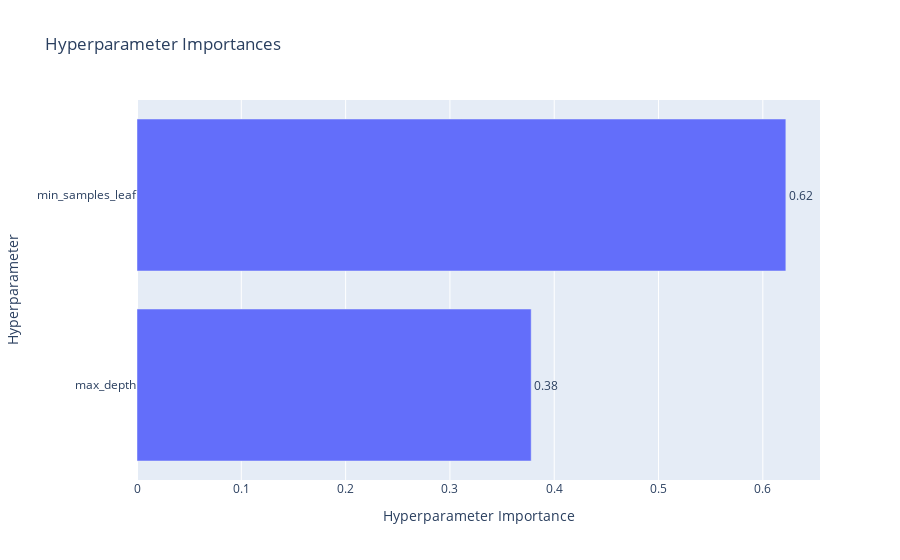

The cell this chart's notebook holds for it:
### Code cell
optuna.visualization.plot_param_importances(study)

### Figure 1 — Plotly figure (JSON) as saved in the notebook; plotly's stock layout.template omitted (floating-point values rounded to 4 significant figures)
{"data": [{"cliponaxis": false, "hovertemplate": ["max_depth (IntDistribution): 0.3779250180629916<extra></extra>", "min_samples_leaf (IntDistribution): 0.6220749819370084<extra></extra>"], "name": "Objective Value", "orientation": "h", "text": ["0.38", "0.62"], "textposition": "outside", "type": "bar", "x": [0.3779, 0.6221], "y": ["max_depth", "min_samples_leaf"]}], "layout": {"title": {"text": "Hyperparameter Importances"}, "xaxis": {"title": {"text": "Hyperparameter Importance"}}, "yaxis": {"title": {"text": "Hyperparameter"}}}}
